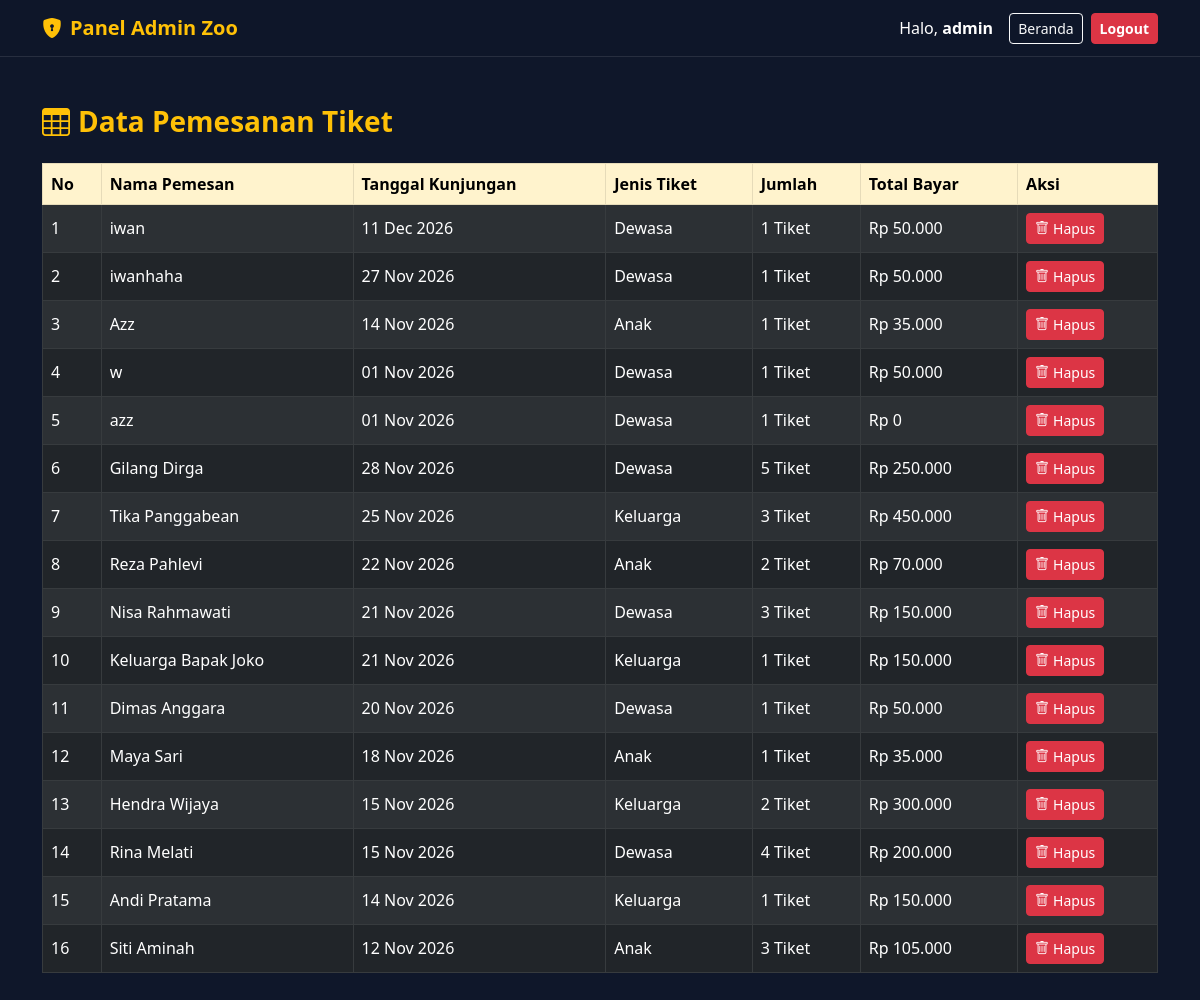
The page /admin.php (signed in) on the database its author committed.
### tables this page shows
CREATE TABLE `pemesanan_tiket` (
  `id_tiket` int(11) NOT NULL,
  `id_user` int(11) DEFAULT NULL,
  `nama_pemesan` varchar(100) NOT NULL,
  `tanggal_kunjungan` date NOT NULL,
  `jenis_tiket` varchar(50) NOT NULL,
  `jumlah` int(11) NOT NULL,
  `total_bayar` int(11) NOT NULL,
  `tanggal_transaksi` timestamp NOT NULL DEFAULT current_timestamp()
);

### admin.php (the view, shortened to what this page needs)
<?php
include 'koneksi.php';
?>
<!DOCTYPE html>
<html lang="id">
<head>
    <link href="https://cdn.jsdelivr.net/npm/bootstrap@5.3.0/dist/css/bootstrap.min.css" rel="stylesheet">
    <link rel="stylesheet" href="https://cdn.jsdelivr.net/npm/bootstrap-icons@1.10.5/font/bootstrap-icons.css">
    <link rel="stylesheet" href="style.css">
</head>
<body>
    <nav class="navbar navbar-expand-lg navbar-dark bg-dark">
        <div class="container">
            <a class="navbar-brand text-warning fw-bold" href="index.php">
                <i class="bi bi-shield-lock-fill me-2"></i>Panel Admin Zoo
            </a>
            <div class="d-flex align-items-center">
                <span class="text-white me-3">Halo, <strong><?= htmlspecialchars($_SESSION['nama']); ?></strong></span>
                <a href="index.php" class="btn btn-outline-light btn-sm me-2">Beranda</a>
                <a href="logout.php" class="btn btn-danger btn-sm fw-bold">Logout</a>
            </div>
        </div>
    </nav>
    <div class="container mt-5 mb-5">
        <div class="d-flex justify-content-between align-items-center mb-4">
            <h3 class="fw-bold text-warning mb-0"><i class="bi bi-table me-2"></i>Data Pemesanan Tiket</h3>
        </div>
        <div class="table-responsive">
            <table class="table table-dark table-striped table-bordered align-middle">
                <thead class="table-warning text-dark">
                    <tr>
                        <th>No</th>
                        <th>Nama Pemesan</th>
                        <th>Tanggal Kunjungan</th>
                        <th>Jenis Tiket</th>
                        <th>Jumlah</th>
                        <th>Total Bayar</th>
                        <th>Aksi</th>
                    </tr>
                </thead>
                <tbody>
                    <?php
                    $query = mysqli_query($koneksi, "SELECT * FROM pemesanan_tiket ORDER BY id_tiket DESC");
                    $no = 1;
                    if (mysqli_num_rows($query) > 0) {
                        while ($row = mysqli_fetch_assoc($query)) {
                    ?>
                    <tr>
                        <td><?= $no++; ?></td>
                        <td><?= htmlspecialchars($row['nama_pemesan']); ?></td>
                        <td><?= date('d M Y', strtotime($row['tanggal_kunjungan'])); ?></td>
                        <td><?= htmlspecialchars($row['jenis_tiket']); ?></td>
                        <td><?= $row['jumlah']; ?> Tiket</td>
                        <td>Rp <?= number_format($row['total_bayar'], 0, ',', '.'); ?></td>
                        <td>
                            <a href="admin.php?hapus=<?= $row['id_tiket']; ?>" class="btn btn-danger btn-sm" onclick="return confirm('Yakin hapus data pemesanan ini?')">
                                <i class="bi bi-trash me-1"></i>Hapus
                            </a>
                        </td>
                    </tr>
                    <?php
                        }
                    } else {
                    ?>
                    <tr>
                        <td colspan="7" class="text-center text-secondary py-4">Belum ada data pemesanan tiket.</td>
                    </tr>
                    <?php } ?>
                </tbody>
            </table>
        </div>
    </div>
</body>
</html>

### style.css (style rules this page uses)
body { background-color: #0f172a; color: #f8fafc; font-family: 'Segoe UI', Tahoma, Geneva, Verdana, sans-serif; }
.navbar { background-color: rgba(15, 23, 42, 0.95) !important; backdrop-filter: blur(10px); border-bottom: 1px solid rgba(255, 255, 255, 0.1); }

### rows shown on the page
pemesanan_tiket: nama_pemesan "iwan", tanggal_kunjungan "11 Dec 2026", jenis_tiket "Dewasa", jumlah "1", total_bayar "50.000"
pemesanan_tiket: nama_pemesan "iwanhaha", tanggal_kunjungan "27 Nov 2026", jenis_tiket "Dewasa", jumlah "1", total_bayar "50.000"
pemesanan_tiket: nama_pemesan "Azz", tanggal_kunjungan "14 Nov 2026", jenis_tiket "Anak", jumlah "1", total_bayar "35.000"
pemesanan_tiket: nama_pemesan "w", tanggal_kunjungan "01 Nov 2026", jenis_tiket "Dewasa", jumlah "1", total_bayar "50.000"
pemesanan_tiket: nama_pemesan "azz", tanggal_kunjungan "01 Nov 2026", jenis_tiket "Dewasa", jumlah "1", total_bayar "0"
pemesanan_tiket: nama_pemesan "Gilang Dirga", tanggal_kunjungan "28 Nov 2026", jenis_tiket "Dewasa", jumlah "5", total_bayar "250.000"
pemesanan_tiket: nama_pemesan "Tika Panggabean", tanggal_kunjungan "25 Nov 2026", jenis_tiket "Keluarga", jumlah "3", total_bayar "450.000"
pemesanan_tiket: nama_pemesan "Reza Pahlevi", tanggal_kunjungan "22 Nov 2026", jenis_tiket "Anak", jumlah "2", total_bayar "70.000"
pemesanan_tiket: nama_pemesan "Nisa Rahmawati", tanggal_kunjungan "21 Nov 2026", jenis_tiket "Dewasa", jumlah "3", total_bayar "150.000"
pemesanan_tiket: nama_pemesan "Keluarga Bapak Joko", tanggal_kunjungan "21 Nov 2026", jenis_tiket "Keluarga", jumlah "1", total_bayar "150.000"
pemesanan_tiket: nama_pemesan "Dimas Anggara", tanggal_kunjungan "20 Nov 2026", jenis_tiket "Dewasa", jumlah "1", total_bayar "50.000"
pemesanan_tiket: nama_pemesan "Maya Sari", tanggal_kunjungan "18 Nov 2026", jenis_tiket "Anak", jumlah "1", total_bayar "35.000"
pemesanan_tiket: nama_pemesan "Hendra Wijaya", tanggal_kunjungan "15 Nov 2026", jenis_tiket "Keluarga", jumlah "2", total_bayar "300.000"
pemesanan_tiket: nama_pemesan "Rina Melati", tanggal_kunjungan "15 Nov 2026", jenis_tiket "Dewasa", jumlah "4", total_bayar "200.000"
pemesanan_tiket: nama_pemesan "Andi Pratama", tanggal_kunjungan "14 Nov 2026", jenis_tiket "Keluarga", jumlah "1", total_bayar "150.000"
pemesanan_tiket: nama_pemesan "Siti Aminah", tanggal_kunjungan "12 Nov 2026", jenis_tiket "Anak", jumlah "3", total_bayar "105.000"

### other values the page prints
$_SESSION['nama'] "admin"
